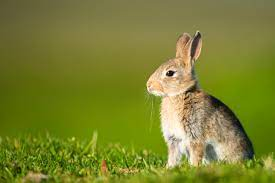
#> input picture mwx/homework1/download.jpg, 275 x 183 px, found by its file name
$ python hw2.py
#> lines starting #> are read from the running program, lines starting #| are printed output that depends on the picture; after the words box and inside, x2 and y2 are one past the last pixel; in counts of white or black regions, pixels touching at a corner belong together
import numpy as np
import cv2

img = cv2.imread('C:/Users/hp/Desktop/download.jpg')
#> img is the input picture: shape (183, 275, 3); mean B, G, R 47.3, 129.4, 122.8

for i in [1,2,3]:
    for j in [1,2,3]:
        img[20*j-20:20*j,30*i-30:30*i]=img[60:80,160:190]
        cv2.rectangle(img,(30*i-30,20*j-20),(30*i,20*j),(0,255,0),2)
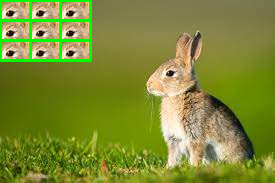
#> img: shape (183, 275, 3); 11.33% of pixels changed, all inside (x1, y1, x2, y2) = (0, 0, 92, 62)
cv2.imshow('image',img)
cv2.waitKey(0)
cv2.destroyAllWindows()
print(img.shape)
#| (183, 275, 3)

$ run again, with mwx/homework1/rabbit1.png saved as mwx/homework1/download.jpg
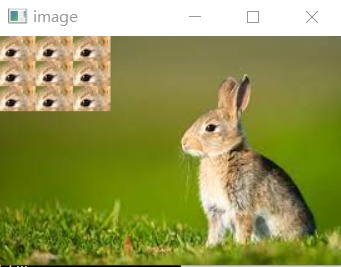
#> input picture mwx/homework1/rabbit1.png, 341 x 267 px, found by its file name
#> img is the input picture: shape (267, 341, 3); mean B, G, R 81.9, 150.8, 147.7
#> after the loop `for i in [1,2,3]:`:
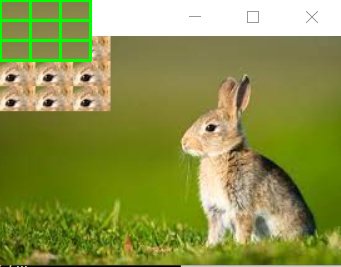
#> img: shape (267, 341, 3); 6.26% of pixels changed, all inside (x1, y1, x2, y2) = (0, 0, 92, 62)
#| (267, 341, 3)
